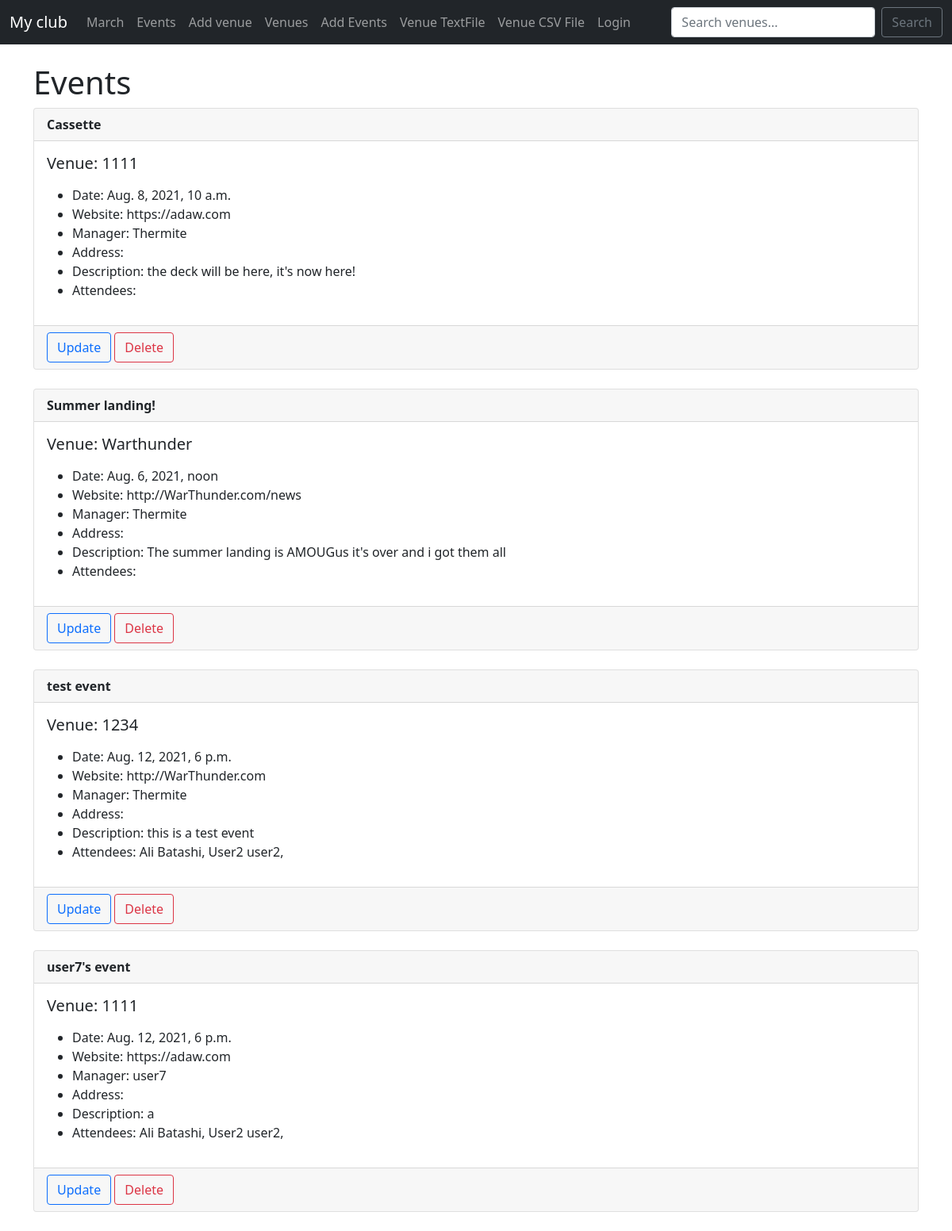
The app's page /events with its own data.
### events/models.py (models this page shows, shortened)
class Event(models.Model):
    name = models.CharField('Event name', max_length=120)
    event_date = models.DateTimeField('Event_date')
    venue = models.ForeignKey(Venue, blank=True, null=True, on_delete=models.CASCADE)# to connect two tables (one to many )1 event has 1 venue! and models.CASCADE is used so if we remove a venuse
    manager = models.ForeignKey(User, blank=True, null=True, on_delete=models.SET_NULL) # .SET_NULL  = if a manager delets hi accounts, the events wont be deleted
    description = models.TextField(blank=True)
    attendees = models.ManyToManyField(MyClubUser, blank=True)

class Venue(models.Model):
    Venue_name = models.CharField('venue Name', max_length=60)
    address = models.CharField(max_length=300)
    zip_code = models.CharField('Zip Code', max_length=15, blank=True)
    phone = models.CharField('Contact Phone', max_length=20, blank=True)
    web = models.URLField('Website Address', blank=True)
    email_address = models.EmailField('Email', blank=True)
    def __str__(self): # use this model in admin page. Shows what will be retuned.
        return self.address

class   MyClubUser(models.Model):
    first_name = models.CharField(max_length=30)
    last_name = models.CharField(max_length=30)
    email = models.EmailField('User Email')
    def __str__(self):
        return self.first_name + ' ' + self.last_name

### events/views.py (the view)
# urls.py: path('events', views.all_events, name="list_events"),
def all_events(request):
    event_list = Event.objects.all().order_by('name') # colect all events .orde_by(name of row) add ('-row') to do it opposite
    return render(request, 'events/event_list.html', {
    'event_list': event_list,
    })

### backup/events/templates/events/event_list.html (shortened to what this page needs)
{% extends 'events/base.html' %}
{% block content %}
	<h1>Events</h1>
{% for event in event_list %}
<div class="card">
  <div class="card-header">
    <strong>{{ event.name }}</strong>
  </div>
  <div class="card-body">
    <h5 class="card-title">Venue: {{ event.venue }}</h5>
    <p class="card-text">
		<ul>
	<li> Date: {{ event.event_date }}</li>
	<li>Website: {{ event.venue.web }}</li>
	<li>Manager: {{ event.manager }}</li>
	<li>Address: {{ event.address }}</li>
	<li>Description: {{ event.description }}</li>
	<li>Attendees:
		{% for user in event.attendees.all %}
	 {{ user }},
		{% endfor %}
	</li>
	</ul>
	</p>
  </div>
  <div class="card-footer text-muted">
		<a href="{% url 'update-event' event.id %}" class="btn btn-outline-primary">Update</a>
		<a href="{% url 'delete-event' event.id %}" class="btn btn-outline-danger">Delete</a>
	</div>
</div>
{% endfor %}
{% endblock %}

### backup/events/templates/events/base.html (shortened to what this page needs)
<!doctype html>
<html lang="en">
  <head>
    <link href="https://cdn.jsdelivr.net/npm/bootstrap@5.0.2/dist/css/bootstrap.min.css" rel="stylesheet">
  </head>
  <body>
	{% include 'events/navbar.html' %}
	<br/>
	<div class="container">
		{% block content %}
		{% endblock %}
	</div>
  </body>
</html>

### backup/events/templates/events/navbar.html (shortened to what this page needs)
<nav class="navbar navbar-expand-lg navbar-dark bg-dark">
  <div class="container-fluid">
    <a class="navbar-brand" href="{% url 'home' %}">My club</a>
    <div class="collapse navbar-collapse" id="navbarSupportedContent">
      <ul class="navbar-nav me-auto mb-2 mb-lg-0">
        <li class="nav-item">
          <a class="nav-link" href="{% url 'home' '2021' 'March' %}">March</a>
        </li>
        <li class="nav-item">
          <a class="nav-link" href="{% url 'list_events' %}">Events</a>
        </li>
		<li class="nav-item">
          <a class="nav-link" href="{% url 'add-venue' %}">Add venue</a>
        </li>
		<li class="nav-item">
          <a class="nav-link" href="{% url 'list-venues' %}">Venues</a>
        </li>
		<li class="nav-item">
          <a class="nav-link" href="{% url 'add-event' %}">Add Events</a>
        </li>
		<li class="nav-item">
          <a class="nav-link" href="{% url 'venue_text' %}">Venue TextFile</a>
        </li>
		<li class="nav-item">
          <a class="nav-link" href="{% url 'venue_csv' %}">Venue CSV File</a>
		</li>
		{% if user.is_authenticated %}
			<li class="nav-item">
				<a class="nav-link" href="{% url 'logout' %}">Logout</a>
			</li>
		{% else %}
			<li class="nav-item">
				<a class="nav-link" href="{% url 'login' %}">Login</a>
			</li>
		{% endif %}
      </ul>
      <form class="d-flex" method=POST action="{% url 'search-venues' %}">
        <input class="form-control me-2" type="search" placeholder="Search venues..." aria-label="Search" name="searched">
        <button class="btn btn-outline-secondary" type="submit">Search</button>
      </form>
    </div>
  </div>
</nav>

### records on screen
Event: name "Cassette", venue "1111", event_date "Aug. 8, 2021, 10 a.m.", venue.web "https://adaw.com", manager "Thermite", description "the deck will be here, it's now here!"
Event: name "Summer landing!", venue "Warthunder", event_date "Aug. 6, 2021, noon", venue.web "http://WarThunder.com/news", manager "Thermite", description "The summer landing is AMOUGus it's over and i got them all"
Event: name "test event", venue "1234", event_date "Aug. 12, 2021, 6 p.m.", venue.web "http://WarThunder.com", manager "Thermite", description "this is a test event"
MyClubUser: first_name+last_name "Ali Batashi"
MyClubUser: first_name+last_name "User2 user2"
Event: name "user7's event", venue "1111", event_date "Aug. 12, 2021, 6 p.m.", venue.web "https://adaw.com", manager "user7", description "a"
